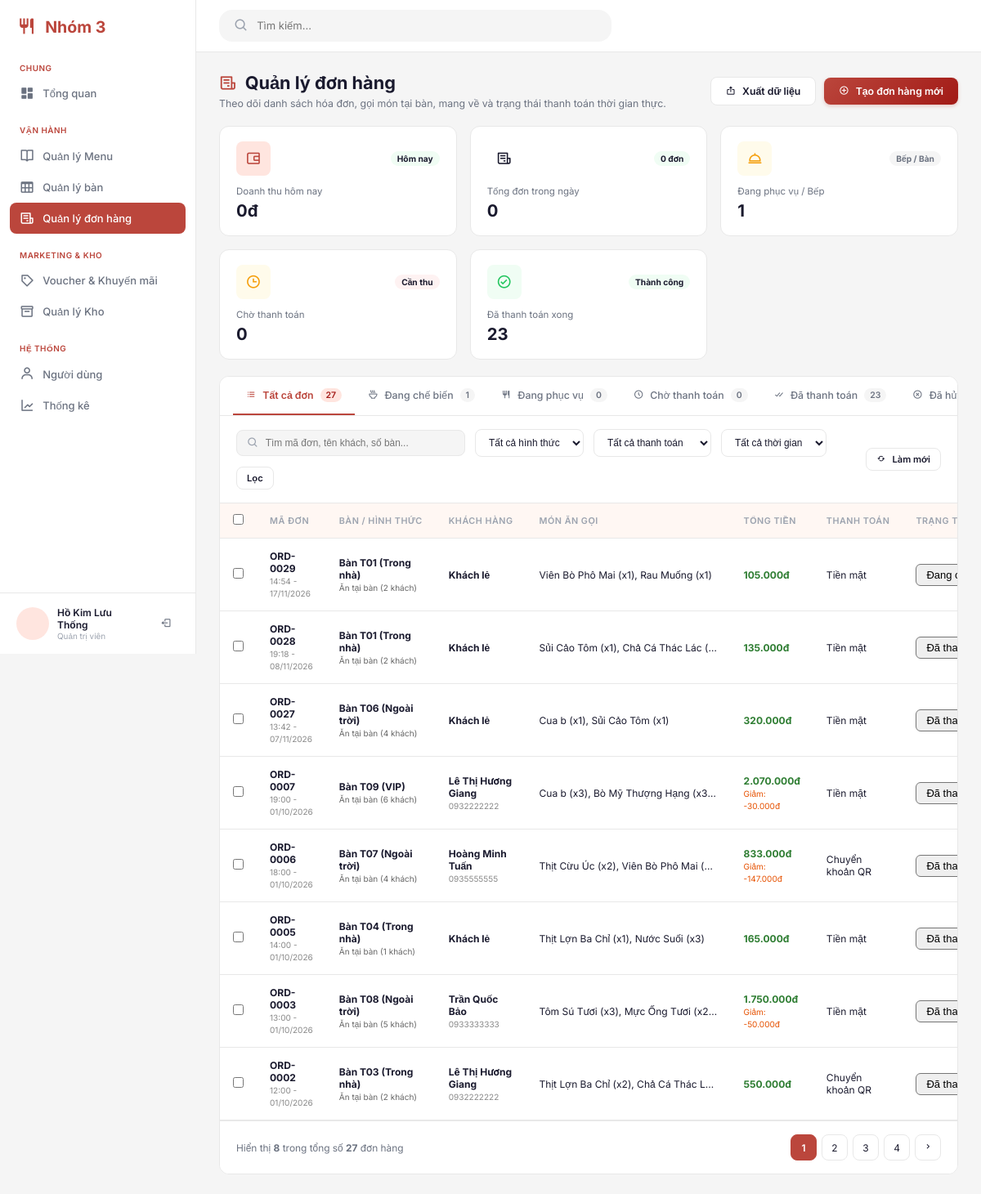
Page /admin/index.php?page=orders (signed in) on the committed database.
### tables this page shows
CREATE TABLE `orders` (
  `orderId` int(11) NOT NULL,
  `customerId` int(11) DEFAULT NULL,
  `adminId` int(11) DEFAULT NULL,
  `tableId` int(11) DEFAULT NULL,
  `voucherId` int(11) DEFAULT NULL,
  `guestCount` int(11) DEFAULT NULL,
  `subtotal` decimal(12,0) NOT NULL DEFAULT 0,
  `discountAmount` decimal(12,0) NOT NULL DEFAULT 0,
  `totalAmount` decimal(12,0) NOT NULL DEFAULT 0,
  `paymentMethod` varchar(20) DEFAULT NULL,
  `status` varchar(20) NOT NULL DEFAULT 'OPEN',
  `orderDate` datetime NOT NULL DEFAULT current_timestamp(),
  `paidAt` datetime DEFAULT NULL,
  `createdAt` datetime NOT NULL DEFAULT current_timestamp()
);

CREATE TABLE `customer` (
  `customerId` int(11) NOT NULL,
  `customerName` varchar(100) NOT NULL,
  `customerPhone` varchar(20) NOT NULL,
  `customerEmail` varchar(150) DEFAULT NULL,
  `passwordHash` varchar(255) DEFAULT NULL,
  `birthDate` date DEFAULT NULL,
  `gender` enum('MALE','FEMALE','OTHER') DEFAULT 'MALE',
  `address` varchar(255) DEFAULT NULL,
  `visitCount` int(11) DEFAULT 0,
  `isDeleted` tinyint(1) NOT NULL DEFAULT 0,
  `createdAt` datetime NOT NULL DEFAULT current_timestamp()
);

### admin/page/orders/index.php (the view, shortened to what the rows shown need)
<?php
require_once __DIR__ . '/action.php';
include_once __DIR__ . '/../../../layouts/admin_header.php';
?>
<div class="page-title">
    <div>
        <h1 class="page-title__heading">
            <i class="bx bx-receipt"></i> Quản lý đơn hàng
        </h1>
    </div>
</div>
<div class="orders-card">
    <div class="table-responsive">
        <table class="orders-table">
            <thead>
                <tr>
                    <th class="col-check">
                        <input type="checkbox" id="checkAllOrders" />
                    </th>
                    <th>MÃ ĐƠN</th>
                    <th>BÀN / HÌNH THỨC</th>
                    <th>KHÁCH HÀNG</th>
                    <th>MÓN ĂN GỌI</th>
                    <th>TỔNG TIỀN</th>
                    <th>THANH TOÁN</th>
                    <th>TRẠNG THÁI</th>
                </tr>
            </thead>
            <tbody id="ordersTableBody">
                <?php if (empty($ordersList)): ?>
                    <tr>
                        <td colspan="9" style="text-align: center; padding: 40px; color: #888;">
                            <i class="bx bx-receipt" style="font-size: 36px; display: block; margin-bottom: 8px;"></i>
                            Không tìm thấy đơn hàng nào!
                        </td>
                    </tr>
                <?php else: ?>
                    <?php foreach ($ordersList as $o): ?>
                        <?php
                        $dishesSummary = [];
                        foreach ($o['dishes'] as $d) {
                            $dishesSummary[] = $d['name'] . ' (x' . $d['qty'] . ')';
                        }
                        $dishesText = !empty($dishesSummary) ? implode(', ', $dishesSummary) : 'Chưa có món';
                        ?>
                        <tr>
                            <td class="col-check">
                                <input type="checkbox" name="selected_order[]" value="<?= $o['id'] ?>" />
                            </td>
                            <td><strong><?= htmlspecialchars($o['id']) ?></strong><br><small style="color:#888;"><?= $o['time'] ?></small></td>
                            <td>
                                <strong><?= htmlspecialchars($o['table']) ?></strong><br>
                                <small style="color:#666;"><?= htmlspecialchars($o['typeName']) ?> (<?= $o['guests'] ?> khách)</small>
                            </td>
                            <td>
                                <strong><?= htmlspecialchars($o['customer']) ?></strong>
                                <?php if (!empty($o['phone'])): ?><br><small style="color:#888;"><?= htmlspecialchars($o['phone']) ?></small><?php endif; ?>
                            </td>
                            <td style="max-width: 250px; white-space: nowrap; overflow: hidden; text-overflow: ellipsis;" title="<?= htmlspecialchars($dishesText) ?>">
                                <?= htmlspecialchars($dishesText) ?>
                            </td>
                            <td>
                                <strong style="color: #2E7D32;"><?= number_format($o['total'], 0, ',', '.') ?>đ</strong>
                                <?php if ($o['discount'] > 0): ?>
                                    <br><small style="color: #E65100;">Giảm: -<?= number_format($o['discount'], 0, ',', '.') ?>đ</small>
                                <?php endif; ?>
                            </td>
                            <td><?= htmlspecialchars($o['paymentName']) ?></td>
                            <td>
                                <form method="POST" action="index.php?page=orders<?= !empty($_SERVER['QUERY_STRING']) ? '&' . htmlspecialchars($_SERVER['QUERY_STRING']) : '' ?>" style="margin: 0;">
                                    <select name="status" onchange="this.form.submit()" class="status-select" style="padding: 4px 8px; border-radius: 6px; font-weight: 500; font-size: 13px;">
                                        <option value="paid" <?= $o['status'] === 'paid' ? 'selected' : '' ?>>Đã thanh toán</option>
                                    </select>
                                </form>
                            </td>
                        </tr>
                    <?php endforeach; ?>
                <?php endif; ?>
            </tbody>
        </table>
    </div>
    </main>
</div>
</body>
</html>

### rows in the picture
orders: id "ORD-0007", time "19:00 - 01/10/2026", table "Bàn T09 (VIP)", typeName "Ăn tại bàn", guestCount "6", customerId.customerName "Lê Thị Hương Giang", customerId.customerPhone "0932222222", dishesText "Cua b (x3), Bò Mỹ Thượng Hạng (x3…", totalAmount "2.070.000", discountAmount "30.000", paymentName "Tiền mặt"
orders: id "ORD-0006", time "18:00 - 01/10/2026", table "Bàn T07 (Ngoài trời)", typeName "Ăn tại bàn", guestCount "4", customerId.customerName "Hoàng Minh Tuấn", customerId.customerPhone "0935555555", dishesText "Thịt Cừu Úc (x2), Viên Bò Phô Mai (…", totalAmount "833.000", discountAmount "147.000", paymentName "Chuyển khoản QR"
orders: id "ORD-0003", time "13:00 - 01/10/2026", table "Bàn T08 (Ngoài trời)", typeName "Ăn tại bàn", guestCount "5", customerId.customerName "Trần Quốc Bảo", customerId.customerPhone "0933333333", dishesText "Tôm Sú Tươi (x3), Mực Ống Tươi (x2…", totalAmount "1.750.000", discountAmount "50.000", paymentName "Tiền mặt"
orders: id "ORD-0002", time "12:00 - 01/10/2026", table "Bàn T03 (Trong nhà)", typeName "Ăn tại bàn", guestCount "2", customerId.customerName "Lê Thị Hương Giang", customerId.customerPhone "0932222222", dishesText "Thịt Lợn Ba Chỉ (x2), Chả Cá Thác L…", totalAmount "550.000", paymentName "Chuyển khoản QR"

### other values in the picture
$_SESSION['admin_name'] "Hồ Kim Lưu Thống"
$statTodayRevenue "0"
$statTotalOrders "0"
$statServingOrders "1"
$statPendingPay "0"
$statCompleted "23"
$tabCounts['all'] "27"
$tabCounts['cooking'] "1"
$tabCounts['serving'] "0"
$tabCounts['pending_pay'] "0"
$tabCounts['paid'] "23"
$o['id'] "ORD-0029"
$o['time'] "14:54 - 17/11/2026"
$o['table'] "Bàn T01 (Trong nhà)"
$o['typeName'] "Ăn tại bàn"
